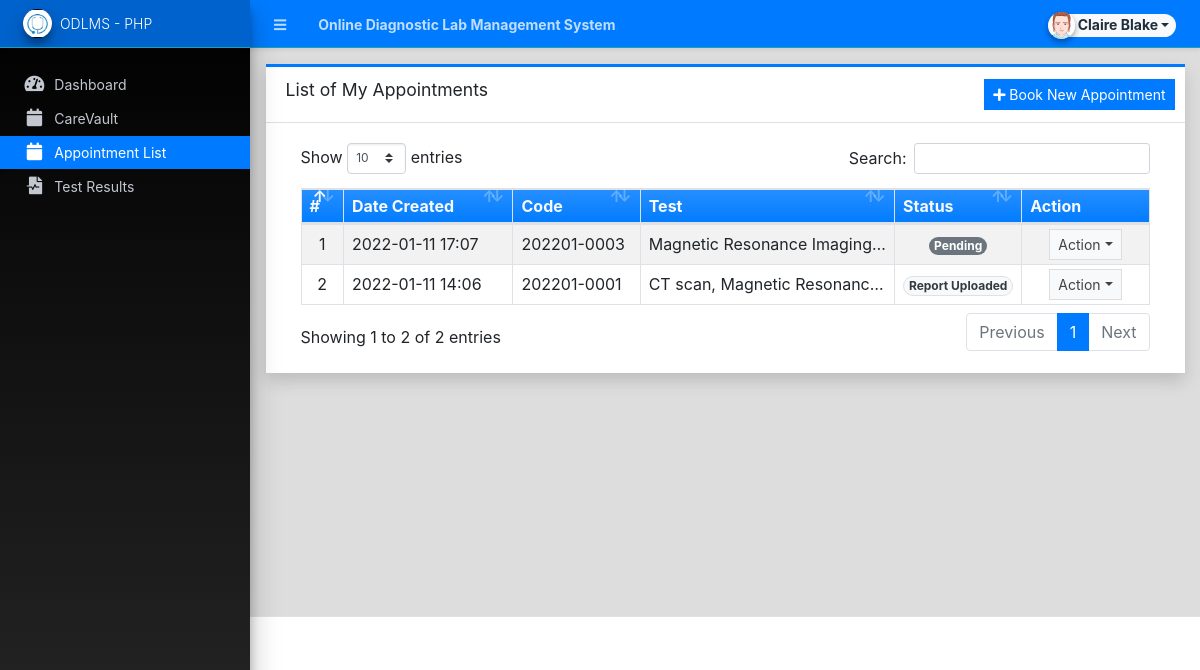
Page /?page=appointments (signed in) on the committed database.
### tables this page shows
CREATE TABLE `appointment_list` (
  `id` int(30) NOT NULL,
  `code` varchar(100) NOT NULL,
  `schedule` datetime NOT NULL,
  `client_id` int(30) NOT NULL,
  `prescription_path` text NOT NULL,
  `status` tinyint(1) NOT NULL DEFAULT 0,
  `date_created` datetime NOT NULL DEFAULT current_timestamp(),
  `date_updated` datetime DEFAULT NULL ON UPDATE current_timestamp()
);

### classes/DBConnection.php (called while the page is built, shortened)
<?php
class DBConnection{
    private $host = DB_SERVER;
    private $username = DB_USERNAME;
    private $password = DB_PASSWORD;
    private $database = DB_NAME;
    public $conn;
    public function __construct(){
        if (!isset($this->conn)) {
            $this->conn = new mysqli($this->host, $this->username, $this->password, $this->database);
        }
    }
}
?>

### classes/SystemSettings.php (called while the page is built, shortened)
<?php
class SystemSettings extends DBConnection{
	function userdata($field = ''){
		if(!empty($field)){
			if(isset($_SESSION['userdata'][$field]))
				return $_SESSION['userdata'][$field];
			else
				return null;
		}else{
			return false;
		}
	}
}
$_settings = new SystemSettings();
?>

### appointments/index.php (the view, shortened to what this page needs)
<div class="card card-outline card-primary rounded-0 shadow">
	<div class="card-header">
		<h3 class="card-title">List of My Appointments</h3>
		<div class="card-tools">
			<a href="javascript:void(0)" id="create_new" class="btn btn-flat btn-sm btn-primary"><span class="fas fa-plus"></span>  Book New Appointment</a>
		</div>
	</div>
	<div class="card-body">
		<div class="container-fluid">
        <div class="container-fluid">
			<table class="table table-bordered table-hover table-striped">
				<colgroup>
					<col width="5%">
					<col width="20%">
					<col width="15%">
					<col width="30%">
					<col width="15%">
					<col width="15%">
				</colgroup>
				<thead>
					<tr class="bg-gradient-primary text-light">
						<th>#</th>
						<th>Date Created</th>
						<th>Code</th>
						<th>Test</th>
						<th>Status</th>
						<th>Action</th>
					</tr>
				</thead>
				<tbody>
					<?php
						$i = 1;
						$qry = $conn->query("SELECT * from `appointment_list` where client_id ='{$_settings->userdata('id')}' order by unix_timestamp(date_created) desc ");
						while($row = $qry->fetch_assoc()):
                            $tests = $conn->query("SELECT * FROM `test_list` where id in (SELECT test_id FROM `appointment_test_list` where appointment_id = '{$row['id']}')");
                            $test = "N/A";
                            if($tests->num_rows > 0){
                                $res = $tests->fetch_all(MYSQLI_ASSOC);
                                $test_arr = array_column($res,'name');
                                $test = implode(", ",$test_arr);
                            }
					?>
						<tr>
							<td class="text-center"><?php echo $i++; ?></td>
							<td class=""><?php echo date("Y-m-d H:i",strtotime($row['date_created'])) ?></td>
							<td class=""><?= $row['code'] ?></td>
							<td class=""><p class="m-0 truncate-1"><?= $test ?></p></td>
							<td class="text-center">
								<?php
									switch ($row['status']){
										case 0:
											echo '<span class="rounded-pill badge badge-secondary ">Pending</span>';
											break;
										case 6:
											echo '<span class="rounded-pill badge-light badge border text-dark ">Report Uploaded</span>';
											break;
									}
								?>
							</td>
							<td align="center">
								 <button type="button" class="btn btn-flat btn-default btn-sm dropdown-toggle dropdown-icon" data-toggle="dropdown">
				                  		Action
				                  </button>
							</td>
						</tr>
					<?php endwhile; ?>
				</tbody>
			</table>
		</div>
		</div>
	</div>
</div>

### rows in the picture
appointment_list: date_created "2022-01-11 17:07", code "202201-0003", test "Magnetic Resonance…", status "Pending"
appointment_list: date_created "2022-01-11 14:06", code "202201-0001", test "CT scan, Magnetic…", status "Report Uploaded"

### other values in the picture
$_settings->info('name') "Online Diagnostic Lab Management System"
$_settings->userdata('firstname').' '.$_settings->userdata('lastname') "Claire Blake"
$_settings->info('short_name') "ODLMS - PHP"
